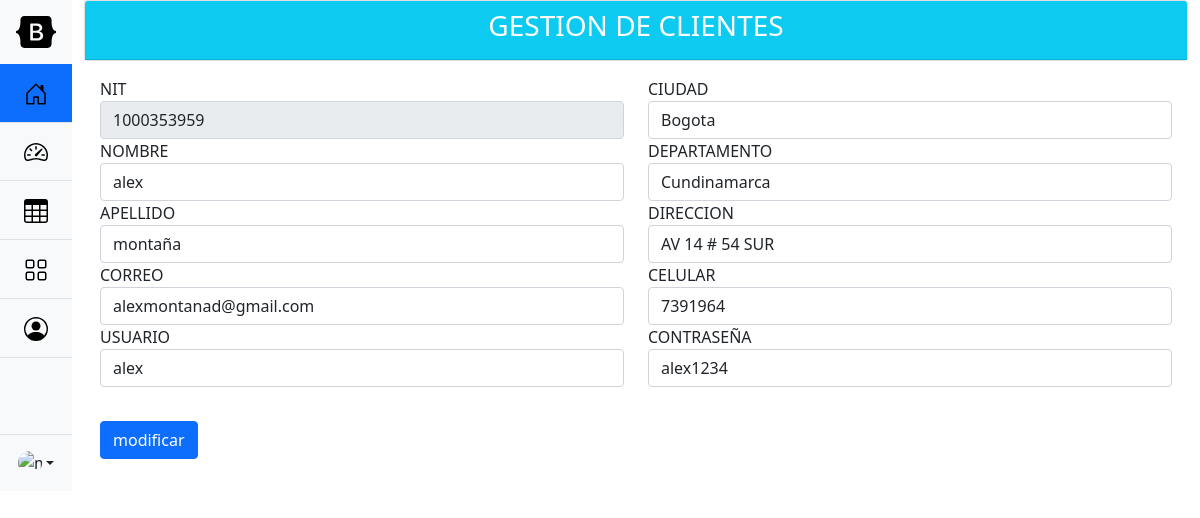
The page /Vista/admin_editclientes.php?id=1000353959 (signed in) on the database its author committed.
### tables this page shows
CREATE TABLE `clientes` (
  `NIT` int(10) NOT NULL,
  `nombre` varchar(50) NOT NULL,
  `apellido` varchar(50) NOT NULL,
  `departamento` varchar(50) NOT NULL,
  `ciudad` varchar(50) NOT NULL,
  `direccion` varchar(50) NOT NULL,
  `celular` varchar(50) NOT NULL,
  `credenciales` int(50) NOT NULL
);

CREATE TABLE `users` (
  `idUser` int(50) NOT NULL,
  `usuario` varchar(50) NOT NULL,
  `password` varchar(50) NOT NULL,
  `correo` varchar(50) NOT NULL,
  `permisos` int(11) NOT NULL
);

### Config/conexion.php (called while the page is built)
<?php
class Conexion{
    public static function conectar()
    {
        $host = "localhost";
        $user = "root";
        $pass = "";
        $dbname = "bdworldexpress";
        $link = mysqli_connect($host, $user, $pass) or die("ERROR 1: NO SE PUDO ABRIR LA BASE DE DATOS".mysqli_error($link));
        mysqli_query($link, "SET NAMES 'utf8'");
        mysqli_select_db($link, $dbname) or die("ERROR 2: NO SE PUDO SELECCIONAR LA BASE DE DATOS".mysqli_error($link));
        return $link;
    }
}

### Modelo/cliente.php (called while the page is built, shortened)
<?php
require_once('../Config/conexion.php');
class Cliente{
    private $cliente;
    public function __construct(){
        $this->cliente=array();
    }
       public function get_cliente_id($id){
        $sql="select * from clientes where NIT=$id";
        $res=mysqli_query(Conexion::conectar(),$sql);
        if($reg=mysqli_fetch_assoc($res)){
          $this->cliente[]=$reg;
        }
     return $this->cliente;
       }
}
?>

### Modelo/usuario.php (called while the page is built, shortened)
<?php
require_once('../Config/conexion.php');
class Usuario{
    private $usuario;
    public function __construct(){
        $this->usuario=array();
    }
    public function get_user_id($id){
      $sql="select * from users where idUser=$id";
      $res=mysqli_query(Conexion::conectar(),$sql);
      if($reg=mysqli_fetch_assoc($res)){
        $this->usuario[]=$reg;
      }
   return $this->usuario;
     }
}
?>

### Vista/admin_editclientes.php (the view, shortened to what this page needs)
<?php
include('../Modelo/cliente.php');
include('../Modelo/Usuario.php');
$cliente= new Cliente();
$usr= new Usuario();
$reg=$cliente->get_cliente_id($_GET['id']);
$reguser=$usr->get_user_id($reg[0]['credenciales']);
?>
<!doctype html>
<html lang="es">
<head>
    <link href="../bootstrap/css/bootstrap.min.css" rel="stylesheet">
</head>
<body onload="limpiar();">
    <main class="d-flex flex-nowrap">
        <?php require 'navegacion_adm.php';?>
        <div class="container">
            <div class="card">
                <div class="card-header bg-info">
                    <h3 class="text-white text-center">GESTION DE CLIENTES</h3>
                </div>
            </div>
            <div class="card-body">
                <form name="form" action="../Controladores/cliente_controlador.php" method="post">
                    <div class="row">
                        <div class="col-md-6">
                            <label for="id">NIT</label>
                            <input type="number" name="cedula" class="form-control" value="<?php echo $reg[0]['NIT'];?>"
                                readonly placeholder="DIGITE EL CODIGO">
                        </div>
                        <div class="col-md-6">
                            <label for="n">CIUDAD</label>
                            <input type="text" name="ciudad" class="form-control"
                                value="<?php echo $reg[0]['ciudad'];?>" placeholder="DIGITE EL NOMBRE">
                        </div>
                        <div class="col-md-6">
                            <label for="a">NOMBRE</label>
                            <input type="text" name="nombre" class="form-control"
                                value="<?php echo $reg[0]['nombre'];?>" placeholder="DIGITE EL APELLIDO">
                        </div>
                        <div class="col-md-6">
                            <label for="e">DEPARTAMENTO</label>
                            <input type="text" name="departamento" class="form-control"
                                value="<?php echo $reg[0]['departamento'];?>" placeholder="DIGITE EL EMAIL">
                        </div>
                        <div class="col-md-6">
                            <label for="t">APELLIDO</label>
                            <input type="text" name="apellido" class="form-control"
                                value="<?php echo $reg[0]['apellido'];?>" placeholder="DIGITE EL TELEFONO">
                        </div>
                        <div class="col-md-6">
                            <label for="id">DIRECCION</label>
                            <input type="text" name="direccion" class="form-control"
                                value="<?php echo $reg[0]['direccion'];?>" placeholder="DIGITE EL CODIGO">
                        </div>
                        <div class="col-md-6">
                            <label for="n">CORREO</label>
                            <input type="email" name="correo" class="form-control"
                                value="<?php echo $reguser[0]['correo'];?>" placeholder="DIGITE EL NOMBRE">
                        </div>
                        <div class="col-md-6">
                            <label for="a">CELULAR</label>
                            <input type="text" name="celular" class="form-control"
                                value="<?php echo $reg[0]['celular'];?>" placeholder="DIGITE EL APELLIDO">
                        </div>
                        <div class="col-md-6">
                            <label for="id">USUARIO</label>
                            <input type="text" name="usuario" class="form-control"
                                value="<?php echo $reguser[0]['usuario'];?>" placeholder="DIGITE EL CODIGO">
                        </div>
                        <div class="col-md-6">
                            <label for="n">CONTRASEÑA</label>
                            <input type="text" name="password" class="form-control"
                                value="<?php echo $reguser[0]['password'];?>" placeholder="DIGITE EL NOMBRE">
                        </div>
                        <br><br><br><br>
                        <div class="col-md-8">
                            <input type="submit" name="accion" value="modificar" class="btn btn-primary mb-3">
                        </div>
                </form>
            </div>
        </div>
</body>
</html>

### rows shown on the page
clientes: cedula "1000353959", ciudad "Bogota", nombre "alex", departamento "Cundinamarca", apellido "montaña", direccion "AV 14 # 54 SUR", celular "7391964"
users: correo "alexmontanad@gmail.com", usuario "alex", password "alex1234"
